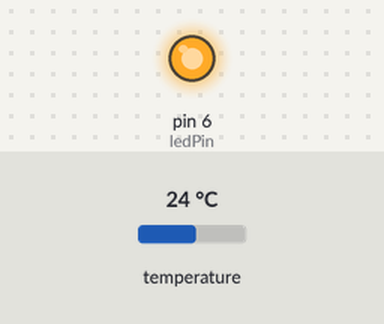
Simulated run of this sketch. Board: Arduino Uno, built with avr-gcc and run on an emulated ATmega328P. On the bench: output pins drawn as LEDs (lit = HIGH). Inputs (shaded band) come from the test bench; at power-on: temperature 24 °C. What the sketch prints to the serial monitor is not drawn.

Above: at 1.2 s.
1.3 s: temperature set to 18.5 °C
2.8 s: temperature set to 17.1 °C
At 3.5 s:
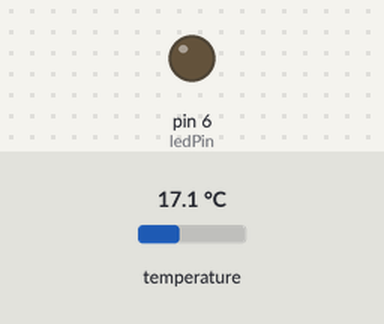
Timing chart, 0 to 5.8 s (numbered marks = the images above; inputs shaded):
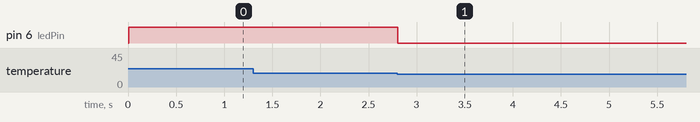

The sketch:

termostat._arduino.proiect.ino
```cpp
 #include <SFE_BMP180.h>
 #include <Wire.h>
 #define ledPin 6
 SFE_BMP180 tmp;
 String sdata = "";
 typedef unsigned char U8;
 U8 setPoint = 18;

 // Detectnig the temperature function

 U8 ReadTemp()
               {
                U8 status;
                double T;
                status = tmp.startTemperature();

                if(status != 0)
                      {
                        delay(status); //waiting for measurement to be completed;
                        //measurement saved in T
                        status = tmp.getTemperature(T);
                        if(status != 0)
                              {
                                return T;
                              }

                       }
               }

//  switching On/Off the light using boolean var
void setVoltage(bool state)
                          {
                             digitalWrite(ledPin, state);
                             //inverted values - setVoltage(0) = 1, setVoltage(1) = 0;
                          }
void setup() {
    pinMode(ledPin, OUTPUT);
    Serial.begin(9600);
    Serial.println("REBOOT");

    //SENSOR INITIALIZATION
    if(tmp.begin())
            {
              Serial.println("Senzorul BMP180 este initializat cu succes");
            }
            else
            {
              Serial.println("Senzorul BMP180 nu s-a putut initializa cu succes");
              while (1);//program stops
            }

}

void loop() {
  U8 readtemp = ReadTemp();
  U8 Hyst = 2;
  char receiveVal;
      if(readtemp < setPoint - Hyst)
                 {
                   setVoltage (0);
                 }

      if((readtemp < setPoint + Hyst) && (readtemp > setPoint - Hyst))
                 {
                   if((readtemp > setPoint - Hyst) && (readtemp < setPoint))
                              {
                                setVoltage(0);
                              }
                        else
                              {
                                setVoltage(1);
                              }

                  }

      if(readtemp > setPoint + Hyst)
                  {
                    setVoltage(1);
                  }

//Maximum temperature- emergency stop;
if(readtemp > 70) setVoltage(1);

    receiveVal = Serial.read();
                 if(receiveVal == 1)
                 {
                   Serial.print("Temperatura actuala este : ");
                    Serial.println(readtemp);
                 }
                   if(receiveVal == 2)
                 {
                   Serial.print("SetPoint-ul actual este : ");
                    Serial.println(setPoint);
                 }

                 if(receiveVal == 3)
                 {
                   Serial.print("SetPoint-ul a crescut cu un grad, iar valoarea actuala este: ");
                    setPoint++;
                    Serial.println(setPoint);
                 }

                 if(receiveVal == 4)
                 {
                   Serial.print("SetPoint-ul a scazut cu un grad, iar valoarea actuala este: ");
                    setPoint--;
                    Serial.println(setPoint);
                 }

                if(receiveVal == 5)
                {
                  Serial.print("Statusul actual al termostatulul este: ");

                   if(readtemp < setPoint - Hyst)
                         {
                           Serial.println("Pornit");
                         }

                   if((readtemp < setPoint + Hyst) && (readtemp > setPoint - Hyst))
                         {
                             if((readtemp > setPoint - Hyst) && (readtemp < setPoint))

                                        {
                                          Serial.println("Pornit");
                                        }

                                  else

                                        {
                                        Serial.println("Oprit");

                                        }

                         }
                  if(readtemp > setPoint + Hyst)
                          {
                               Serial.println("Oprit");
                          }

               }


}
```

Measured:
- the behaviour switches between 18 and 17.9 °C on temperature (found by bisection; images 0 and 1)
- after the input at 1.3 s, every drawn part: stays the same
- after the input at 2.8 s, pin 6 (ledPin): HIGH → LOW at once
